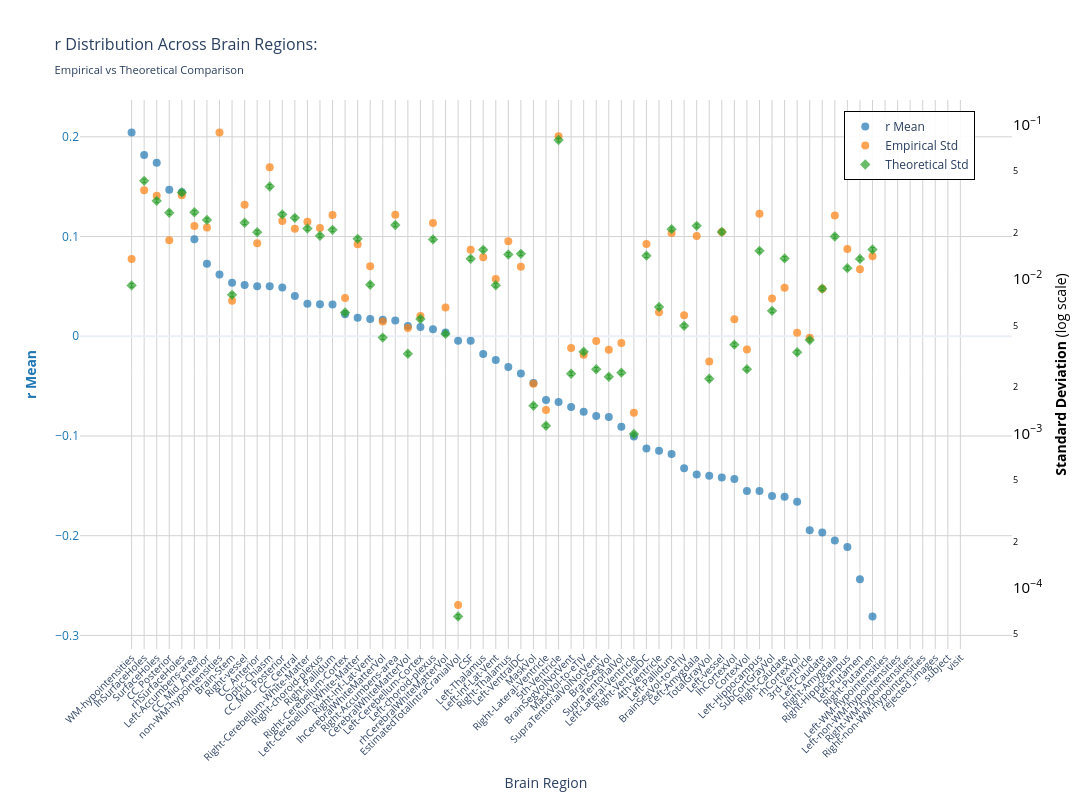
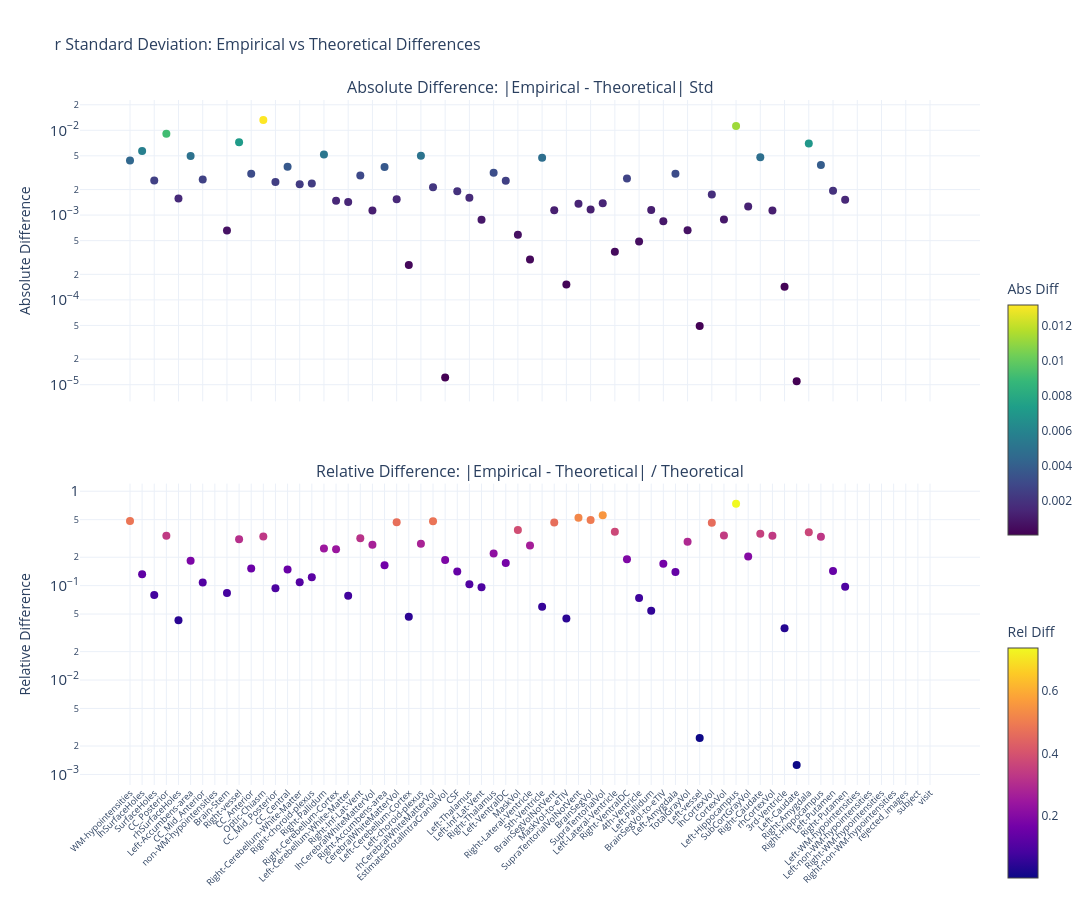

Write notebook code for charts like these, in order.
### Markdown cell above
### F-statistic

### Code cell
nu_nav = df_npvr[(df_npvr["timepoint"] == "baseline") & (df_npvr["group"] == "HC-PD")]
data_path = stats_dir / f"partial_correlation_baseline_{METRIC}.parquet"
df, stats = get_test_stats(
    data_path,
    stat_functions_F,
    nu_nav,
    hemisphere=False,
    study="baseline",
    raw_values=True,
)
show_figure(stats, hemisphere=False, stat_name="r", study="baseline", metric=METRIC)

### Figure 1 — Plotly figure (JSON) as saved in the notebook; plotly's stock layout.template omitted (floating-point values rounded to 4 significant figures)
{"data": [{"hovertemplate": "<b>%{x}</b><br>Mean r: %{y:.2f}<br><extra></extra>", "marker": {"color": "#1f77b4", "opacity": 0.7, "size": 8}, "mode": "markers", "name": "r Mean", "type": "scatter", "x": ["WM-hypointensities", "lhSurfaceHoles", "SurfaceHoles", "CC_Posterior", "rhSurfaceHoles", "Left-Accumbens-area", "CC_Mid_Anterior", "non-WM-hypointensities", "Brain-Stem", "Right-vessel", "CC_Anterior", "Optic-Chiasm", "CC_Mid_Posterior", "CC_Central", "Right-Cerebellum-White-Matter", "Right-choroid-plexus", "Right-Pallidum", "Right-Cerebellum-Cortex", "Left-Cerebellum-White-Matter", "Right-Inf-Lat-Vent", "lhCerebralWhiteMatterVol", "Right-Accumbens-area", "CerebralWhiteMatterVol", "Left-Cerebellum-Cortex", "Left-choroid-plexus", "rhCerebralWhiteMatterVol", "EstimatedTotalIntraCranialVol", "CSF", "Left-Thalamus", "Left-Inf-Lat-Vent", "Right-Thalamus", "Left-VentralDC", "MaskVol", "Right-Lateral-Ventricle", "5th-Ventricle", "BrainSegVolNotVent", "MaskVol-to-eTIV", "SupraTentorialVolNotVent", "BrainSegVol", "SupraTentorialVol", "Left-Lateral-Ventricle", "Right-VentralDC", "4th-Ventricle", "Left-Pallidum", "BrainSegVol-to-eTIV", "Left-Amygdala", "TotalGrayVol", "Left-vessel", "lhCortexVol", "CortexVol", "Left-Hippocampus", "SubCortGrayVol", "Right-Caudate", "rhCortexVol", "3rd-Ventricle", "Left-Caudate", "Right-Amygdala", "Right-Hippocampus", "Left-Putamen", "Right-Putamen", "Left-WM-hypointensities", "Left-non-WM-hypointensities", "Right-WM-hypointensities", "Right-non-WM-hypointensities", "rejected_images", "subject", "visit"], "y": [0.2044, 0.1817, 0.174, 0.1468, 0.1444, 0.09719, 0.07279, 0.06194, 0.05363, 0.05137, 0.05025, 0.05018, 0.04898, 0.0403, 0.0325, 0.03216, 0.03193, 0.02214, 0.01848, 0.01735, 0.01653, 0.01577, 0.01019, 0.009219, 0.007141, 0.003833, -0.004403, -0.004513, -0.01789, -0.02373, -0.03089, -0.03724, -0.04677, -0.06401, -0.06597, -0.07087, -0.07578, -0.08003, -0.08104, -0.09074, -0.1004, -0.1125, -0.1148, -0.1182, -0.1324, -0.1387, -0.1399, -0.1417, -0.1432, -0.1551, -0.1552, -0.1601, -0.1611, -0.1659, -0.1946, -0.1968, -0.2049, -0.2112, -0.2436, -0.2811, NaN, NaN, NaN, NaN, NaN, NaN, NaN], "yaxis": "y"}, {"hovertemplate": "<b>%{x}</b><br>Empirical Std: %{y:.3f}<br><extra></extra>", "marker": {"color": "#ff7f0e", "opacity": 0.7, "size": 8, "symbol": "circle"}, "mode": "markers", "name": "Empirical Std", "type": "scatter", "x": ["WM-hypointensities", "lhSurfaceHoles", "SurfaceHoles", "CC_Posterior", "rhSurfaceHoles", "Left-Accumbens-area", "CC_Mid_Anterior", "non-WM-hypointensities", "Brain-Stem", "Right-vessel", "CC_Anterior", "Optic-Chiasm", "CC_Mid_Posterior", "CC_Central", "Right-Cerebellum-White-Matter", "Right-choroid-plexus", "Right-Pallidum", "Right-Cerebellum-Cortex", "Left-Cerebellum-White-Matter", "Right-Inf-Lat-Vent", "lhCerebralWhiteMatterVol", "Right-Accumbens-area", "CerebralWhiteMatterVol", "Left-Cerebellum-Cortex", "Left-choroid-plexus", "rhCerebralWhiteMatterVol", "EstimatedTotalIntraCranialVol", "CSF", "Left-Thalamus", "Left-Inf-Lat-Vent", "Right-Thalamus", "Left-VentralDC", "MaskVol", "Right-Lateral-Ventricle", "5th-Ventricle", "BrainSegVolNotVent", "MaskVol-to-eTIV", "SupraTentorialVolNotVent", "BrainSegVol", "SupraTentorialVol", "Left-Lateral-Ventricle", "Right-VentralDC", "4th-Ventricle", "Left-Pallidum", "BrainSegVol-to-eTIV", "Left-Amygdala", "TotalGrayVol", "Left-vessel", "lhCortexVol", "CortexVol", "Left-Hippocampus", "SubCortGrayVol", "Right-Caudate", "rhCortexVol", "3rd-Ventricle", "Left-Caudate", "Right-Amygdala", "Right-Hippocampus", "Left-Putamen", "Right-Putamen", "Left-WM-hypointensities", "Left-non-WM-hypointensities", "Right-WM-hypointensities", "Right-non-WM-hypointensities", "rejected_images", "subject", "visit"], "y": [0.01352, 0.03763, 0.03473, 0.01786, 0.0349, 0.02212, 0.02158, 0.08922, 0.007256, 0.03038, 0.01709, 0.05306, 0.02381, 0.02124, 0.02359, 0.02146, 0.02603, 0.007562, 0.01683, 0.01212, 0.005313, 0.02614, 0.004822, 0.005775, 0.02311, 0.006543, 7.738e-05, 0.01548, 0.01389, 0.01, 0.01761, 0.01205, 0.002101, 0.001422, 0.08443, 0.00358, 0.003233, 0.003968, 0.003494, 0.003857, 0.001362, 0.0169, 0.006109, 0.01993, 0.005831, 0.01907, 0.002924, 0.02018, 0.005508, 0.003501, 0.02653, 0.007501, 0.008801, 0.004494, 0.004172, 0.008671, 0.02587, 0.01567, 0.01159, 0.01406, NaN, NaN, NaN, NaN, NaN, NaN, NaN], "yaxis": "y2"}, {"error_y": {"array": [0.0002553, 0.001214, 0.0009012, 0.0007553, 0.001022, 0.0007594, 0.0006779, NaN, 0.0002218, 0.0006492, 0.0005648, 0.001117, 0.0007361, 0.000699, 0.000596, 0.0005355, 0.0005845, 0.0001704, 0.0005113, 0.0002577, 0.0001171, 0.0006289, 9.199e-05, 0.0001546, 0.000507, 0.0001238, 1.827e-06, 0.0003803, 0.0004339, 0.0002557, 0.0004046, 0.0004088, 4.241e-05, 3.148e-05, 0.002232, 6.84e-05, 9.485e-05, 7.301e-05, 6.538e-05, 6.946e-05, 2.782e-05, 0.0003978, 0.0001848, 0.0005906, 0.0001396, 0.0006205, 6.341e-05, 0.0005668, 0.0001055, 7.318e-05, 0.0004275, 0.0001747, 0.0003817, 9.414e-05, 0.0001129, 0.0002433, 0.0005296, 0.0003301, 0.000379, 0.0004364, NaN, NaN, NaN, NaN, NaN, NaN, NaN], "arrayminus": [0.0002482, 0.00118, 0.0008762, 0.0007344, 0.0009934, 0.0007383, 0.0006591, NaN, 0.0002156, 0.0006312, 0.0005492, 0.001086, 0.0007157, 0.0006796, 0.0005794, 0.0005207, 0.0005683, 0.0001657, 0.0004971, 0.0002506, 0.0001139, 0.0006114, 8.944e-05, 0.0001503, 0.000493, 0.0001204, 1.776e-06, 0.0003697, 0.0004219, 0.0002486, 0.0003934, 0.0003975, 4.124e-05, 3.06e-05, 0.00217, 6.65e-05, 9.222e-05, 7.098e-05, 6.357e-05, 6.754e-05, 2.705e-05, 0.0003868, 0.0001797, 0.0005742, 0.0001357, 0.0006033, 6.165e-05, 0.0005511, 0.0001025, 7.115e-05, 0.0004157, 0.0001698, 0.0003712, 9.153e-05, 0.0001098, 0.0002365, 0.0005149, 0.000321, 0.0003685, 0.0004243, NaN, NaN, NaN, NaN, NaN, NaN, NaN], "color": "#2ca02c", "thickness": 1, "type": "data", "visible": true, "width": 2}, "hovertemplate": "<b>%{x}</b><br>Theoretical Std: %{y:.3f}<br><extra></extra>", "marker": {"color": "#2ca02c", "opacity": 0.7, "size": 8, "symbol": "diamond"}, "mode": "markers", "name": "Theoretical Std", "type": "scatter", "x": ["WM-hypointensities", "lhSurfaceHoles", "SurfaceHoles", "CC_Posterior", "rhSurfaceHoles", "Left-Accumbens-area", "CC_Mid_Anterior", "non-WM-hypointensities", "Brain-Stem", "Right-vessel", "CC_Anterior", "Optic-Chiasm", "CC_Mid_Posterior", "CC_Central", "Right-Cerebellum-White-Matter", "Right-choroid-plexus", "Right-Pallidum", "Right-Cerebellum-Cortex", "Left-Cerebellum-White-Matter", "Right-Inf-Lat-Vent", "lhCerebralWhiteMatterVol", "Right-Accumbens-area", "CerebralWhiteMatterVol", "Left-Cerebellum-Cortex", "Left-choroid-plexus", "rhCerebralWhiteMatterVol", "EstimatedTotalIntraCranialVol", "CSF", "Left-Thalamus", "Left-Inf-Lat-Vent", "Right-Thalamus", "Left-VentralDC", "MaskVol", "Right-Lateral-Ventricle", "5th-Ventricle", "BrainSegVolNotVent", "MaskVol-to-eTIV", "SupraTentorialVolNotVent", "BrainSegVol", "SupraTentorialVol", "Left-Lateral-Ventricle", "Right-VentralDC", "4th-Ventricle", "Left-Pallidum", "BrainSegVol-to-eTIV", "Left-Amygdala", "TotalGrayVol", "Left-vessel", "lhCortexVol", "CortexVol", "Left-Hippocampus", "SubCortGrayVol", "Right-Caudate", "rhCortexVol", "3rd-Ventricle", "Left-Caudate", "Right-Amygdala", "Right-Hippocampus", "Left-Putamen", "Right-Putamen", "Left-WM-hypointensities", "Left-non-WM-hypointensities", "Right-WM-hypointensities", "Right-non-WM-hypointensities", "rejected_images", "subject", "visit"], "y": [0.00911, 0.04333, 0.03216, 0.02696, 0.03647, 0.0271, 0.0242, NaN, 0.007915, 0.02317, 0.02016, 0.03986, 0.02627, 0.02495, 0.02127, 0.01911, 0.02086, 0.006083, 0.01825, 0.009197, 0.004181, 0.02244, 0.003283, 0.005517, 0.0181, 0.004418, 6.519e-05, 0.01357, 0.01549, 0.009125, 0.01444, 0.01459, 0.001514, 0.001123, 0.07967, 0.002441, 0.003385, 0.002606, 0.002334, 0.002479, 0.000993, 0.0142, 0.006595, 0.02108, 0.004982, 0.02215, 0.002263, 0.02023, 0.003764, 0.002612, 0.01526, 0.006235, 0.01362, 0.00336, 0.00403, 0.008682, 0.0189, 0.01178, 0.01353, 0.01558, NaN, NaN, NaN, NaN, NaN, NaN, NaN], "yaxis": "y2"}], "layout": {"height": 800, "hovermode": "x", "legend": {"bgcolor": "rgba(255, 255, 255, 0.9)", "bordercolor": "black", "borderwidth": 1, "font": {"size": 12}, "orientation": "v", "x": 0.82, "y": 0.98}, "title": {"font": {"size": 16}, "text": "r Distribution Across Brain Regions:<br><sub>Empirical vs Theoretical Comparison</sub>"}, "width": 1400, "xaxis": {"gridcolor": "lightgray", "showgrid": true, "tickangle": -45, "tickfont": {"size": 10}, "title": {"text": "Brain Region"}}, "yaxis": {"gridcolor": "lightgray", "showgrid": true, "side": "left", "tickfont": {"color": "#1f77b4"}, "title": {"font": {"color": "#1f77b4"}, "text": "<b>r Mean</b>"}}, "yaxis2": {"exponentformat": "power", "overlaying": "y", "showgrid": false, "side": "right", "tickfont": {"color": "black"}, "title": {"font": {"color": "black"}, "text": "<b>Standard Deviation</b> (log scale)"}, "type": "log"}}}

### Figure 2 — Plotly figure (JSON) as saved in the notebook; plotly's stock layout.template omitted (floating-point values rounded to 4 significant figures)
{"data": [{"hovertemplate": "<b>%{x}</b><br>Abs Diff: %{y:.4f}<br><extra></extra>", "marker": {"color": [0.004412, 0.005707, 0.002566, 0.0091, 0.001568, 0.004986, 0.00262, NaN, 0.0006595, 0.007206, 0.003071, 0.0132, 0.002462, 0.003709, 0.002316, 0.002351, 0.005171, 0.001479, 0.001422, 0.002921, 0.001132, 0.003695, 0.001539, 0.0002576, 0.005013, 0.002124, 1.219e-05, 0.001911, 0.001601, 0.0008793, 0.003164, 0.002537, 0.0005872, 0.0002989, 0.004758, 0.001139, 0.0001522, 0.001363, 0.00116, 0.001378, 0.0003691, 0.002704, 0.0004865, 0.001145, 0.0008486, 0.003082, 0.0006609, 4.922e-05, 0.001745, 0.0008894, 0.01127, 0.001266, 0.004824, 0.001134, 0.0001424, 1.095e-05, 0.006972, 0.003887, 0.001938, 0.001513, NaN, NaN, NaN, NaN, NaN, NaN, NaN], "colorbar": {"len": 0.4, "title": {"text": "Abs Diff"}, "y": 0.75, "yanchor": "top"}, "colorscale": [[0.0, "#440154"], [0.1111, "#482878"], [0.2222, "#3e4989"], [0.3333, "#31688e"], [0.4444, "#26828e"], [0.5556, "#1f9e89"], [0.6667, "#35b779"], [0.7778, "#6ece58"], [0.8889, "#b5de2b"], [1.0, "#fde725"]], "showscale": true, "size": 8}, "mode": "markers", "name": "Absolute", "type": "scatter", "x": ["WM-hypointensities", "lhSurfaceHoles", "SurfaceHoles", "CC_Posterior", "rhSurfaceHoles", "Left-Accumbens-area", "CC_Mid_Anterior", "non-WM-hypointensities", "Brain-Stem", "Right-vessel", "CC_Anterior", "Optic-Chiasm", "CC_Mid_Posterior", "CC_Central", "Right-Cerebellum-White-Matter", "Right-choroid-plexus", "Right-Pallidum", "Right-Cerebellum-Cortex", "Left-Cerebellum-White-Matter", "Right-Inf-Lat-Vent", "lhCerebralWhiteMatterVol", "Right-Accumbens-area", "CerebralWhiteMatterVol", "Left-Cerebellum-Cortex", "Left-choroid-plexus", "rhCerebralWhiteMatterVol", "EstimatedTotalIntraCranialVol", "CSF", "Left-Thalamus", "Left-Inf-Lat-Vent", "Right-Thalamus", "Left-VentralDC", "MaskVol", "Right-Lateral-Ventricle", "5th-Ventricle", "BrainSegVolNotVent", "MaskVol-to-eTIV", "SupraTentorialVolNotVent", "BrainSegVol", "SupraTentorialVol", "Left-Lateral-Ventricle", "Right-VentralDC", "4th-Ventricle", "Left-Pallidum", "BrainSegVol-to-eTIV", "Left-Amygdala", "TotalGrayVol", "Left-vessel", "lhCortexVol", "CortexVol", "Left-Hippocampus", "SubCortGrayVol", "Right-Caudate", "rhCortexVol", "3rd-Ventricle", "Left-Caudate", "Right-Amygdala", "Right-Hippocampus", "Left-Putamen", "Right-Putamen", "Left-WM-hypointensities", "Left-non-WM-hypointensities", "Right-WM-hypointensities", "Right-non-WM-hypointensities", "rejected_images", "subject", "visit"], "xaxis": "x", "y": [0.004412, 0.005707, 0.002566, 0.0091, 0.001568, 0.004986, 0.00262, NaN, 0.0006595, 0.007206, 0.003071, 0.0132, 0.002462, 0.003709, 0.002316, 0.002351, 0.005171, 0.001479, 0.001422, 0.002921, 0.001132, 0.003695, 0.001539, 0.0002576, 0.005013, 0.002124, 1.219e-05, 0.001911, 0.001601, 0.0008793, 0.003164, 0.002537, 0.0005872, 0.0002989, 0.004758, 0.001139, 0.0001522, 0.001363, 0.00116, 0.001378, 0.0003691, 0.002704, 0.0004865, 0.001145, 0.0008486, 0.003082, 0.0006609, 4.922e-05, 0.001745, 0.0008894, 0.01127, 0.001266, 0.004824, 0.001134, 0.0001424, 1.095e-05, 0.006972, 0.003887, 0.001938, 0.001513, NaN, NaN, NaN, NaN, NaN, NaN, NaN], "yaxis": "y"}, {"hovertemplate": "<b>%{x}</b><br>Rel Diff: %{y:.2%}<br><extra></extra>", "marker": {"color": [0.4843, 0.1317, 0.07977, 0.3375, 0.043, 0.184, 0.1083, NaN, 0.08332, 0.311, 0.1523, 0.3311, 0.09371, 0.1487, 0.1089, 0.123, 0.2479, 0.2432, 0.07793, 0.3176, 0.2708, 0.1646, 0.4687, 0.04669, 0.277, 0.4808, 0.187, 0.1408, 0.1034, 0.09636, 0.2191, 0.1739, 0.3879, 0.2661, 0.05972, 0.4666, 0.04495, 0.5229, 0.497, 0.5558, 0.3717, 0.1905, 0.07377, 0.05431, 0.1703, 0.1392, 0.292, 0.002433, 0.4635, 0.3405, 0.7385, 0.2031, 0.354, 0.3374, 0.03534, 0.001261, 0.3689, 0.3299, 0.1432, 0.09715, NaN, NaN, NaN, NaN, NaN, NaN, NaN], "colorbar": {"len": 0.4, "title": {"text": "Rel Diff"}, "y": 0.25, "yanchor": "top"}, "colorscale": [[0.0, "#0d0887"], [0.1111, "#46039f"], [0.2222, "#7201a8"], [0.3333, "#9c179e"], [0.4444, "#bd3786"], [0.5556, "#d8576b"], [0.6667, "#ed7953"], [0.7778, "#fb9f3a"], [0.8889, "#fdca26"], [1.0, "#f0f921"]], "showscale": true, "size": 8}, "mode": "markers", "name": "Relative", "type": "scatter", "x": ["WM-hypointensities", "lhSurfaceHoles", "SurfaceHoles", "CC_Posterior", "rhSurfaceHoles", "Left-Accumbens-area", "CC_Mid_Anterior", "non-WM-hypointensities", "Brain-Stem", "Right-vessel", "CC_Anterior", "Optic-Chiasm", "CC_Mid_Posterior", "CC_Central", "Right-Cerebellum-White-Matter", "Right-choroid-plexus", "Right-Pallidum", "Right-Cerebellum-Cortex", "Left-Cerebellum-White-Matter", "Right-Inf-Lat-Vent", "lhCerebralWhiteMatterVol", "Right-Accumbens-area", "CerebralWhiteMatterVol", "Left-Cerebellum-Cortex", "Left-choroid-plexus", "rhCerebralWhiteMatterVol", "EstimatedTotalIntraCranialVol", "CSF", "Left-Thalamus", "Left-Inf-Lat-Vent", "Right-Thalamus", "Left-VentralDC", "MaskVol", "Right-Lateral-Ventricle", "5th-Ventricle", "BrainSegVolNotVent", "MaskVol-to-eTIV", "SupraTentorialVolNotVent", "BrainSegVol", "SupraTentorialVol", "Left-Lateral-Ventricle", "Right-VentralDC", "4th-Ventricle", "Left-Pallidum", "BrainSegVol-to-eTIV", "Left-Amygdala", "TotalGrayVol", "Left-vessel", "lhCortexVol", "CortexVol", "Left-Hippocampus", "SubCortGrayVol", "Right-Caudate", "rhCortexVol", "3rd-Ventricle", "Left-Caudate", "Right-Amygdala", "Right-Hippocampus", "Left-Putamen", "Right-Putamen", "Left-WM-hypointensities", "Left-non-WM-hypointensities", "Right-WM-hypointensities", "Right-non-WM-hypointensities", "rejected_images", "subject", "visit"], "xaxis": "x2", "y": [0.4843, 0.1317, 0.07977, 0.3375, 0.043, 0.184, 0.1083, NaN, 0.08332, 0.311, 0.1523, 0.3311, 0.09371, 0.1487, 0.1089, 0.123, 0.2479, 0.2432, 0.07793, 0.3176, 0.2708, 0.1646, 0.4687, 0.04669, 0.277, 0.4808, 0.187, 0.1408, 0.1034, 0.09636, 0.2191, 0.1739, 0.3879, 0.2661, 0.05972, 0.4666, 0.04495, 0.5229, 0.497, 0.5558, 0.3717, 0.1905, 0.07377, 0.05431, 0.1703, 0.1392, 0.292, 0.002433, 0.4635, 0.3405, 0.7385, 0.2031, 0.354, 0.3374, 0.03534, 0.001261, 0.3689, 0.3299, 0.1432, 0.09715, NaN, NaN, NaN, NaN, NaN, NaN, NaN], "yaxis": "y2"}], "layout": {"annotations": [{"font": {"size": 16}, "showarrow": false, "text": "Absolute Difference: |Empirical - Theoretical| Std", "x": 0.5, "xanchor": "center", "xref": "paper", "y": 1.0, "yanchor": "bottom", "yref": "paper"}, {"font": {"size": 16}, "showarrow": false, "text": "Relative Difference: |Empirical - Theoretical| / Theoretical", "x": 0.5, "xanchor": "center", "xref": "paper", "y": 0.44, "yanchor": "bottom", "yref": "paper"}], "height": 900, "hovermode": "x unified", "showlegend": false, "title": {"font": {"size": 16}, "text": "r Standard Deviation: Empirical vs Theoretical Differences"}, "width": 1400, "xaxis": {"anchor": "y", "domain": [0.0, 1.0], "showticklabels": false}, "xaxis2": {"anchor": "y2", "domain": [0.0, 1.0], "tickangle": -45, "tickfont": {"size": 9}}, "yaxis": {"anchor": "x", "domain": [0.56, 1.0], "exponentformat": "power", "title": {"text": "Absolute Difference"}, "type": "log"}, "yaxis2": {"anchor": "x2", "domain": [0.0, 0.44], "exponentformat": "power", "title": {"text": "Relative Difference"}, "type": "log"}}}
